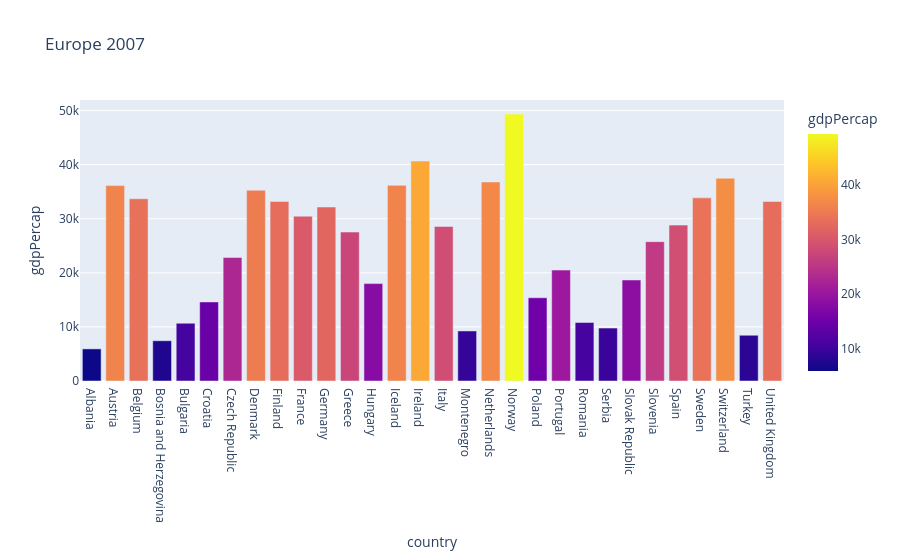

Write notebook code for a chart like this one.
### Code cell
px.bar(df.query("year==2007 and continent=='Europe'"), x='country', y='gdpPercap', color='gdpPercap', title='Europe 2007').show()

### Figure 1 — Plotly figure (JSON) as saved in the notebook; plotly's stock layout.template omitted (floating-point values rounded to 4 significant figures)
{"data": [{"hovertemplate": "country=%{x}<br>gdpPercap=%{marker.color}<extra></extra>", "legendgroup": "", "marker": {"color": [5937.0, 36130.0, 33690.0, 7446.0, 10680.0, 14620.0, 22830.0, 35280.0, 33210.0, 30470.0, 32170.0, 27540.0, 18010.0, 36180.0, 40680.0, 28570.0, 9254.0, 36800.0, 49360.0, 15390.0, 20510.0, 10810.0, 9787.0, 18680.0, 25770.0, 28820.0, 33860.0, 37510.0, 8458.0, 33200.0], "coloraxis": "coloraxis", "pattern": {"shape": ""}}, "name": "", "orientation": "v", "showlegend": false, "textposition": "auto", "type": "bar", "x": ["Albania", "Austria", "Belgium", "Bosnia and Herzegovina", "Bulgaria", "Croatia", "Czech Republic", "Denmark", "Finland", "France", "Germany", "Greece", "Hungary", "Iceland", "Ireland", "Italy", "Montenegro", "Netherlands", "Norway", "Poland", "Portugal", "Romania", "Serbia", "Slovak Republic", "Slovenia", "Spain", "Sweden", "Switzerland", "Turkey", "United Kingdom"], "xaxis": "x", "y": [5937.0, 36130.0, 33690.0, 7446.0, 10680.0, 14620.0, 22830.0, 35280.0, 33210.0, 30470.0, 32170.0, 27540.0, 18010.0, 36180.0, 40680.0, 28570.0, 9254.0, 36800.0, 49360.0, 15390.0, 20510.0, 10810.0, 9787.0, 18680.0, 25770.0, 28820.0, 33860.0, 37510.0, 8458.0, 33200.0], "yaxis": "y"}], "layout": {"autosize": true, "barmode": "relative", "coloraxis": {"colorbar": {"title": {"text": "gdpPercap"}}, "colorscale": [[0, "#0d0887"], [0.1111, "#46039f"], [0.2222, "#7201a8"], [0.3333, "#9c179e"], [0.4444, "#bd3786"], [0.5556, "#d8576b"], [0.6667, "#ed7953"], [0.7778, "#fb9f3a"], [0.8889, "#fdca26"], [1, "#f0f921"]]}, "legend": {"tracegroupgap": 0}, "title": {"text": "Europe 2007"}, "xaxis": {"anchor": "y", "autorange": true, "domain": [0, 1], "range": [-0.5, 29.5], "title": {"text": "country"}, "type": "category"}, "yaxis": {"anchor": "x", "autorange": true, "domain": [0, 1], "range": [0, 51950.0], "title": {"text": "gdpPercap"}, "type": "linear"}}}
